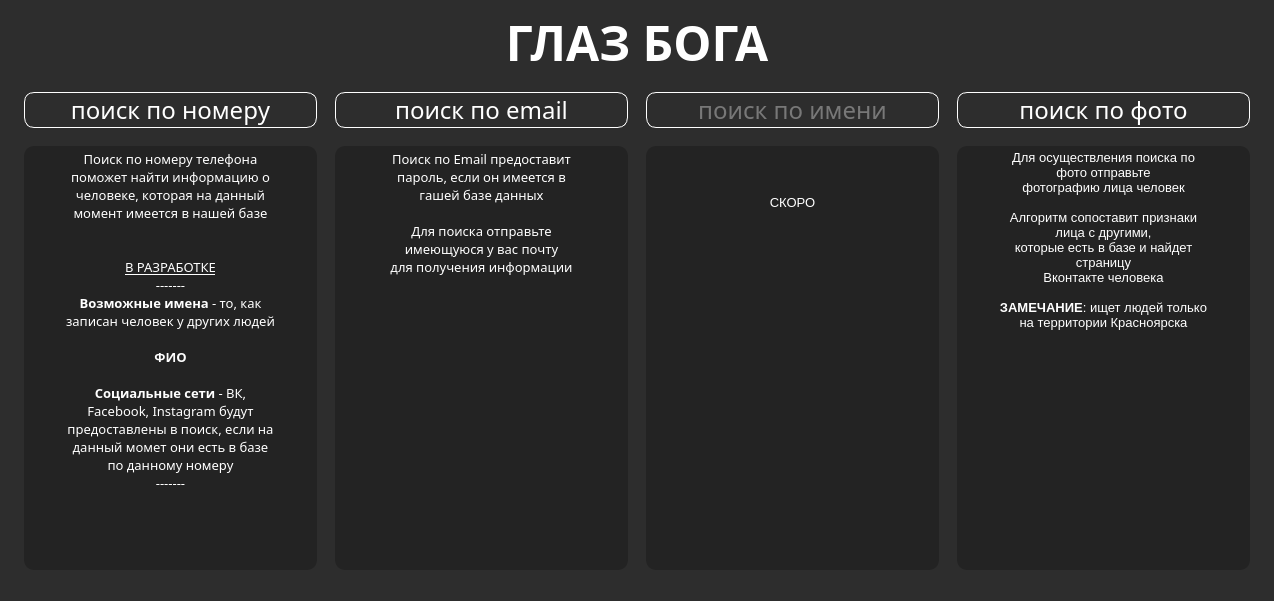
<?xml version="1.0" encoding="UTF-8"?>
<ui version="4.0">
 <class>eye</class>
 <widget class="QMainWindow" name="eye">
  <property name="geometry">
   <rect>
    <x>0</x>
    <y>0</y>
    <width>1274</width>
    <height>601</height>
   </rect>
  </property>
  <property name="minimumSize">
   <size>
    <width>0</width>
    <height>0</height>
   </size>
  </property>
  <property name="maximumSize">
   <size>
    <width>1130000</width>
    <height>1000000</height>
   </size>
  </property>
  <property name="windowTitle">
   <string>eye of God</string>
  </property>
  <property name="windowIcon">
   <iconset>
    <normaloff>../img/icon.png</normaloff>../img/icon.png</iconset>
  </property>
  <property name="styleSheet">
   <string notr="true">background-color: rgb(45, 45, 45);</string>
  </property>
  <widget class="QWidget" name="centralwidget">
   <property name="styleSheet">
    <string notr="true"/>
   </property>
   <layout class="QGridLayout" name="gridLayout_2">
    <property name="horizontalSpacing">
     <number>6</number>
    </property>
    <item row="0" column="0">
     <layout class="QGridLayout" name="gridLayout" rowminimumheight="0,0">
      <property name="leftMargin">
       <number>15</number>
      </property>
      <property name="rightMargin">
       <number>15</number>
      </property>
      <property name="verticalSpacing">
       <number>6</number>
      </property>
      <item row="0" column="0">
       <widget class="QLabel" name="label">
        <property name="font">
         <font>
          <family>Rex Bold </family>
          <pointsize>36</pointsize>
          <weight>75</weight>
          <bold>true</bold>
          <strikeout>false</strikeout>
         </font>
        </property>
        <property name="autoFillBackground">
         <bool>false</bool>
        </property>
        <property name="styleSheet">
         <string notr="true">color: rgb(255, 255, 255);</string>
        </property>
        <property name="text">
         <string>ГЛАЗ БОГА</string>
        </property>
        <property name="alignment">
         <set>Qt::AlignCenter</set>
        </property>
       </widget>
      </item>
      <item row="1" column="0">
       <layout class="QHBoxLayout" name="horizontalLayout" stretch="0,0,0,0">
        <property name="spacing">
         <number>18</number>
        </property>
        <property name="topMargin">
         <number>10</number>
        </property>
        <property name="bottomMargin">
         <number>0</number>
        </property>
        <item>
         <layout class="QVBoxLayout" name="verticalLayout_3">
          <item>
           <widget class="QPushButton" name="btn_number">
            <property name="font">
             <font>
              <family>Proxima Nova</family>
              <pointsize>18</pointsize>
             </font>
            </property>
            <property name="styleSheet">
             <string notr="true">QPushButton {
	color: rgb(255, 255, 255);
	border: 1px solid white;
	border-radius: 10px;
}

QPushButton:hover {
	background-color: rgb(255, 255, 255);
	color: rgb(45, 45, 45);;
}

QPushButton:pressed {
	background-color: rgb(207, 207, 207);
}</string>
            </property>
            <property name="text">
             <string>поиск по номеру</string>
            </property>
           </widget>
          </item>
          <item>
           <widget class="QTextBrowser" name="textBrowser">
            <property name="font">
             <font>
              <family>Proxima Nova</family>
              <pointsize>10</pointsize>
             </font>
            </property>
            <property name="styleSheet">
             <string notr="true">color: rgb(255, 255, 255);

border-radius: 10px;
background-color: rgb(35, 35, 35);
padding-left: auto;
padding-right: auto;</string>
            </property>
            <property name="html">
             <string>&lt;!DOCTYPE HTML PUBLIC &quot;-//W3C//DTD HTML 4.0//EN&quot; &quot;http://www.w3.org/TR/REC-html40/strict.dtd&quot;&gt;
&lt;html&gt;&lt;head&gt;&lt;meta name=&quot;qrichtext&quot; content=&quot;1&quot; /&gt;&lt;style type=&quot;text/css&quot;&gt;
p, li { white-space: pre-wrap; }
&lt;/style&gt;&lt;/head&gt;&lt;body style=&quot; font-family:'Proxima Nova'; font-size:10pt; font-weight:400; font-style:normal;&quot;&gt;
&lt;p align=&quot;center&quot; style=&quot; margin-top:0px; margin-bottom:0px; margin-left:0px; margin-right:0px; -qt-block-indent:0; text-indent:0px;&quot;&gt;&lt;span style=&quot; font-family:' Proxima Nova';&quot;&gt;Поиск по номеру телефона поможет найти информацию о человеке, которая на данный момент имеется в нашей базе&lt;br /&gt;&lt;br /&gt;&lt;br /&gt;&lt;/span&gt;&lt;span style=&quot; font-family:' Proxima Nova'; text-decoration: underline;&quot;&gt;В РАЗРАБОТКЕ&lt;/span&gt;&lt;span style=&quot; font-family:' Proxima Nova';&quot;&gt;&lt;br /&gt;-------&lt;br /&gt;&lt;/span&gt;&lt;span style=&quot; font-weight:600;&quot;&gt;Возможные имена&lt;/span&gt; - то, как записан человек у других людей&lt;br /&gt;&lt;br /&gt;&lt;span style=&quot; font-weight:600;&quot;&gt;ФИО&lt;/span&gt;&lt;br /&gt;&lt;br /&gt;&lt;span style=&quot; font-weight:600;&quot;&gt;Социальные сети&lt;/span&gt; - ВК, Facebook, Instagram будут предоставлены в поиск, если на данный момет они есть в базе по данному номеру&lt;br /&gt;&lt;span style=&quot; font-family:' Proxima Nova';&quot;&gt;-------&lt;/span&gt;&lt;/p&gt;&lt;/body&gt;&lt;/html&gt;</string>
            </property>
            <property name="overwriteMode">
             <bool>false</bool>
            </property>
           </widget>
          </item>
         </layout>
        </item>
        <item>
         <layout class="QVBoxLayout" name="verticalLayout_2">
          <item>
           <widget class="QPushButton" name="btn_email">
            <property name="font">
             <font>
              <family>Proxima Nova</family>
              <pointsize>18</pointsize>
             </font>
            </property>
            <property name="styleSheet">
             <string notr="true">QPushButton {
	color: rgb(255, 255, 255);
	border: 1px solid white;
	border-radius: 10px;
}

QPushButton:hover {
	background-color: rgb(255, 255, 255);
	color: rgb(45, 45, 45);;
}

QPushButton:pressed {
	background-color: rgb(207, 207, 207);
}</string>
            </property>
            <property name="text">
             <string>поиск по email</string>
            </property>
           </widget>
          </item>
          <item>
           <widget class="QTextBrowser" name="textBrowser_3">
            <property name="enabled">
             <bool>true</bool>
            </property>
            <property name="font">
             <font>
              <family>Proxima Nova</family>
              <pointsize>10</pointsize>
              <weight>50</weight>
              <bold>false</bold>
             </font>
            </property>
            <property name="styleSheet">
             <string notr="true">color: rgb(255, 255, 255);
border-radius: 10px;
background-color: rgb(35, 35, 35);
padding-left: auto;
padding-right: auto;</string>
            </property>
            <property name="html">
             <string>&lt;!DOCTYPE HTML PUBLIC &quot;-//W3C//DTD HTML 4.0//EN&quot; &quot;http://www.w3.org/TR/REC-html40/strict.dtd&quot;&gt;
&lt;html&gt;&lt;head&gt;&lt;meta name=&quot;qrichtext&quot; content=&quot;1&quot; /&gt;&lt;style type=&quot;text/css&quot;&gt;
p, li { white-space: pre-wrap; }
&lt;/style&gt;&lt;/head&gt;&lt;body style=&quot; font-family:'Proxima Nova'; font-size:10pt; font-weight:400; font-style:normal;&quot;&gt;
&lt;p align=&quot;center&quot; style=&quot; margin-top:0px; margin-bottom:0px; margin-left:0px; margin-right:0px; -qt-block-indent:0; text-indent:0px;&quot;&gt;Поиск по Email предоставит пароль, если он имеется в гашей базе данных&lt;br /&gt;&lt;/p&gt;
&lt;p align=&quot;center&quot; style=&quot; margin-top:0px; margin-bottom:0px; margin-left:0px; margin-right:0px; -qt-block-indent:0; text-indent:0px;&quot;&gt;Для поиска отправьте имеющуюся у вас почту&lt;/p&gt;
&lt;p align=&quot;center&quot; style=&quot; margin-top:0px; margin-bottom:0px; margin-left:0px; margin-right:0px; -qt-block-indent:0; text-indent:0px;&quot;&gt;для получения информации&lt;/p&gt;&lt;/body&gt;&lt;/html&gt;</string>
            </property>
            <property name="placeholderText">
             <string/>
            </property>
           </widget>
          </item>
         </layout>
        </item>
        <item>
         <layout class="QVBoxLayout" name="verticalLayout">
          <item>
           <widget class="QPushButton" name="btn_name">
            <property name="font">
             <font>
              <family>Proxima Nova</family>
              <pointsize>18</pointsize>
             </font>
            </property>
            <property name="styleSheet">
             <string notr="true">QPushButton {
	color: rgb(120, 120, 120);
	border: 1px solid white;
	border-radius: 10px;
}

QPushButton:hover {
	background-color: rgb(255, 255, 255);
	color: rgb(45, 45, 45);;
}

QPushButton:pressed {
	background-color: rgb(207, 207, 207);
}</string>
            </property>
            <property name="text">
             <string>поиск по имени</string>
            </property>
           </widget>
          </item>
          <item>
           <widget class="QTextBrowser" name="textBrowser_2">
            <property name="enabled">
             <bool>true</bool>
            </property>
            <property name="styleSheet">
             <string notr="true">color: rgb(255, 255, 255);
border-radius: 10px;
background-color: rgb(35, 35, 35);
padding-left: auto;
padding-right: auto;</string>
            </property>
            <property name="html">
             <string>&lt;!DOCTYPE HTML PUBLIC &quot;-//W3C//DTD HTML 4.0//EN&quot; &quot;http://www.w3.org/TR/REC-html40/strict.dtd&quot;&gt;
&lt;html&gt;&lt;head&gt;&lt;meta name=&quot;qrichtext&quot; content=&quot;1&quot; /&gt;&lt;style type=&quot;text/css&quot;&gt;
p, li { white-space: pre-wrap; }
&lt;/style&gt;&lt;/head&gt;&lt;body style=&quot; font-family:'MS Shell Dlg 2'; font-size:8.25pt; font-weight:400; font-style:normal;&quot;&gt;
&lt;p align=&quot;center&quot; style=&quot; margin-top:0px; margin-bottom:0px; margin-left:0px; margin-right:0px; -qt-block-indent:0; text-indent:0px;&quot;&gt;&lt;span style=&quot; font-family:'Proxima Nova'; font-size:10pt;&quot;&gt;&lt;br /&gt;&lt;br /&gt;&lt;br /&gt;СКОРО&lt;/span&gt;&lt;/p&gt;&lt;/body&gt;&lt;/html&gt;</string>
            </property>
            <property name="placeholderText">
             <string/>
            </property>
           </widget>
          </item>
         </layout>
        </item>
        <item>
         <layout class="QVBoxLayout" name="verticalLayout_4">
          <item>
           <widget class="QPushButton" name="btn_photo">
            <property name="font">
             <font>
              <family>Proxima Nova</family>
              <pointsize>18</pointsize>
             </font>
            </property>
            <property name="styleSheet">
             <string notr="true">QPushButton {
	color: rgb(255, 255, 255);
	border: 1px solid white;
	border-radius: 10px;
}

QPushButton:hover {
	background-color: rgb(255, 255, 255);
	color: rgb(45, 45, 45);
}

QPushButton:pressed {
	background-color: rgb(207, 207, 207);
}</string>
            </property>
            <property name="text">
             <string>поиск по фото</string>
            </property>
           </widget>
          </item>
          <item>
           <widget class="QTextBrowser" name="textBrowser_4">
            <property name="enabled">
             <bool>true</bool>
            </property>
            <property name="styleSheet">
             <string notr="true">color: rgb(255, 255, 255);
border-radius: 10px;
background-color: rgb(35, 35, 35);
padding-left: auto;
padding-right: auto;</string>
            </property>
            <property name="html">
             <string>&lt;!DOCTYPE HTML PUBLIC &quot;-//W3C//DTD HTML 4.0//EN&quot; &quot;http://www.w3.org/TR/REC-html40/strict.dtd&quot;&gt;
&lt;html&gt;&lt;head&gt;&lt;meta name=&quot;qrichtext&quot; content=&quot;1&quot; /&gt;&lt;style type=&quot;text/css&quot;&gt;
p, li { white-space: pre-wrap; }
&lt;/style&gt;&lt;/head&gt;&lt;body style=&quot; font-family:'MS Shell Dlg 2'; font-size:8.25pt; font-weight:400; font-style:normal;&quot;&gt;
&lt;p align=&quot;center&quot; style=&quot; margin-top:0px; margin-bottom:0px; margin-left:0px; margin-right:0px; -qt-block-indent:0; text-indent:0px;&quot;&gt;&lt;span style=&quot; font-family:'Proxima Nova'; font-size:10pt;&quot;&gt;Для осуществления поиска по фото отправьте&lt;/span&gt;&lt;/p&gt;
&lt;p align=&quot;center&quot; style=&quot; margin-top:0px; margin-bottom:0px; margin-left:0px; margin-right:0px; -qt-block-indent:0; text-indent:0px;&quot;&gt;&lt;span style=&quot; font-family:'Proxima Nova'; font-size:10pt;&quot;&gt;фотографию лица человек&lt;br /&gt;&lt;br /&gt;Алгоритм сопоставит признаки лица с другими,&lt;/span&gt;&lt;/p&gt;
&lt;p align=&quot;center&quot; style=&quot; margin-top:0px; margin-bottom:0px; margin-left:0px; margin-right:0px; -qt-block-indent:0; text-indent:0px;&quot;&gt;&lt;span style=&quot; font-family:'Proxima Nova'; font-size:10pt;&quot;&gt;которые есть в базе и найдет страницу&lt;/span&gt;&lt;/p&gt;
&lt;p align=&quot;center&quot; style=&quot; margin-top:0px; margin-bottom:0px; margin-left:0px; margin-right:0px; -qt-block-indent:0; text-indent:0px;&quot;&gt;&lt;span style=&quot; font-family:'Proxima Nova'; font-size:10pt;&quot;&gt;Вконтакте человека&lt;br /&gt;&lt;br /&gt;&lt;/span&gt;&lt;span style=&quot; font-family:'Proxima Nova'; font-size:10pt; font-weight:600;&quot;&gt;ЗАМЕЧАНИЕ&lt;/span&gt;&lt;span style=&quot; font-family:'Proxima Nova'; font-size:10pt;&quot;&gt;: ищет людей только на территории Красноярска&lt;/span&gt;&lt;/p&gt;&lt;/body&gt;&lt;/html&gt;</string>
            </property>
            <property name="placeholderText">
             <string/>
            </property>
           </widget>
          </item>
         </layout>
        </item>
       </layout>
      </item>
     </layout>
    </item>
   </layout>
  </widget>
  <widget class="QStatusBar" name="statusbar"/>
  <action name="actionsdf">
   <property name="text">
    <string>sdf</string>
   </property>
  </action>
  <action name="settings_act">
   <property name="text">
    <string>Настройки</string>
   </property>
   <property name="font">
    <font>
     <family>Proxima Nova</family>
    </font>
   </property>
  </action>
  <action name="feadback_act">
   <property name="text">
    <string>Обратная связь</string>
   </property>
   <property name="font">
    <font>
     <family>Proxima Nova</family>
    </font>
   </property>
  </action>
  <action name="actionsasd">
   <property name="text">
    <string>sasd</string>
   </property>
  </action>
 </widget>
 <resources/>
 <connections/>
</ui>
